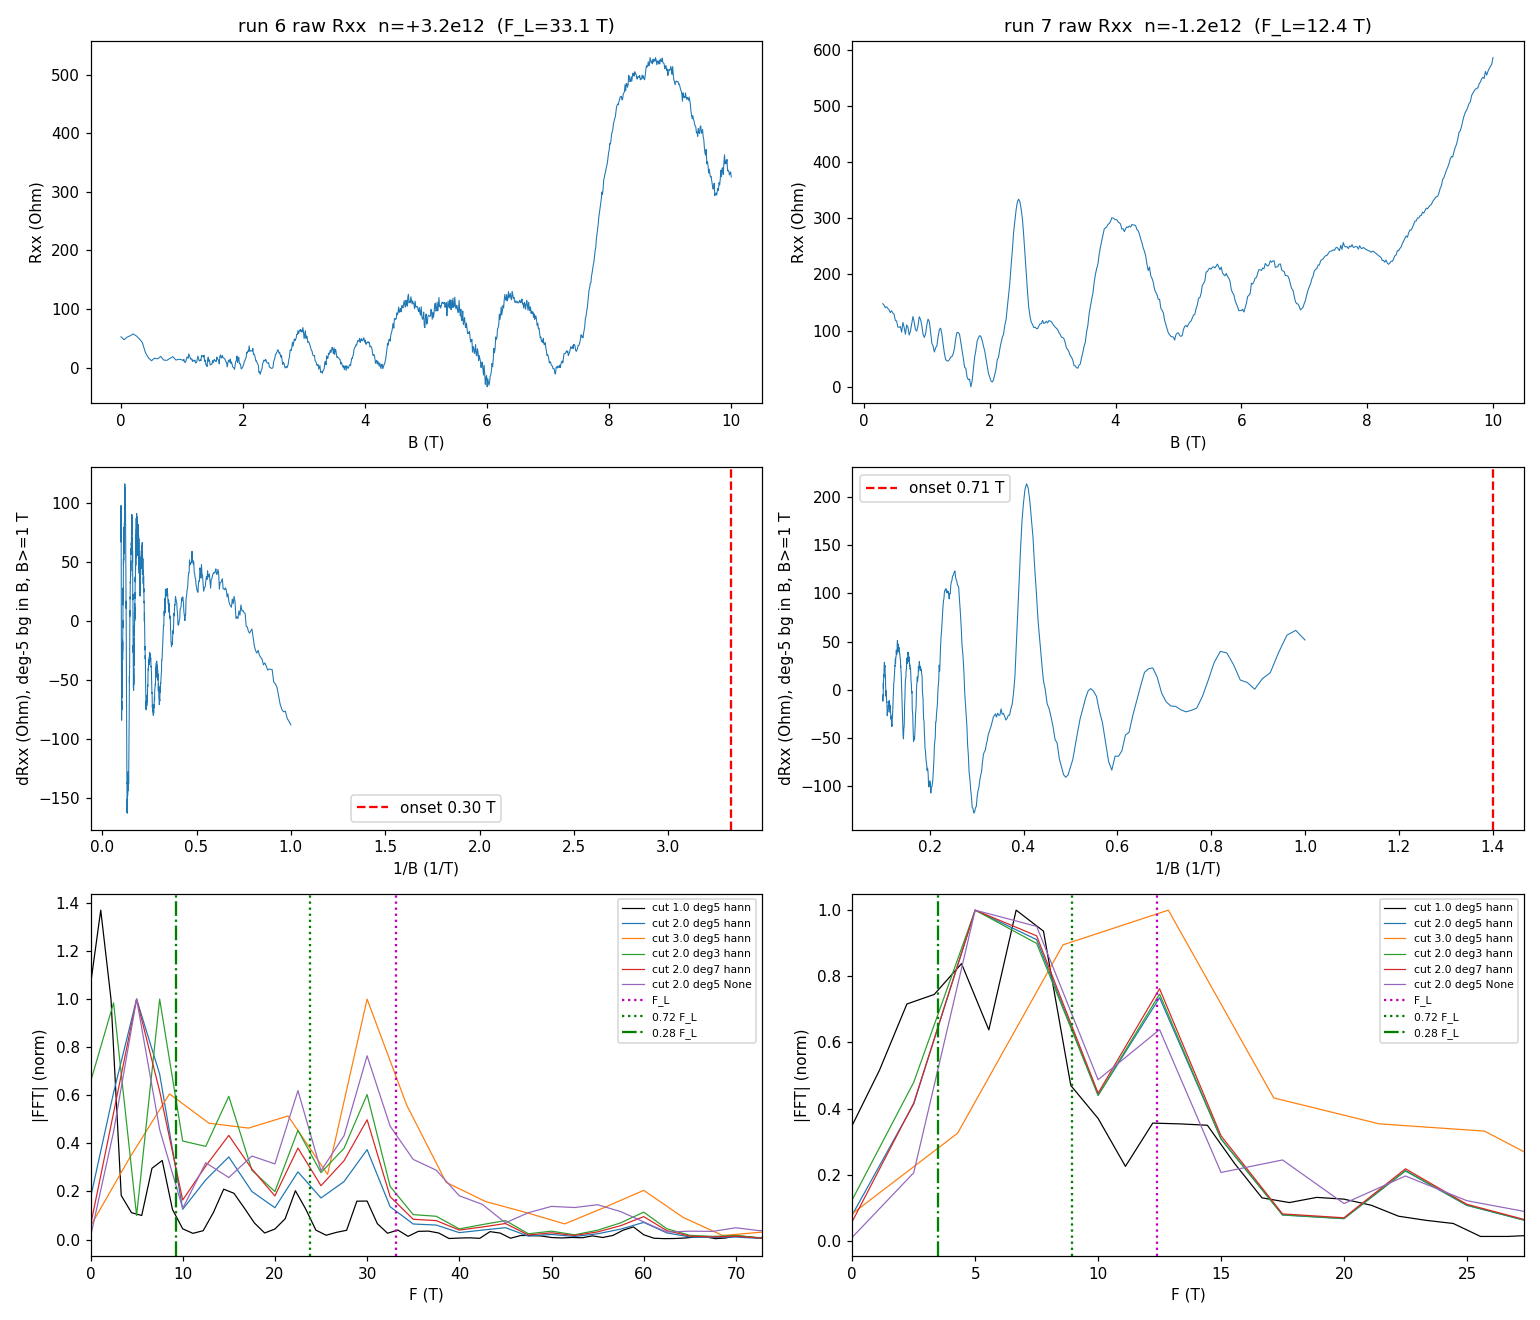

Write Python code to recreate this figure.
"""sdh-spot-check read on runs 6 (electron, n=+3.2e12) and 7 (hole, n=-1.2e12): raw R(B), onset, FFT, model overlay."""
import sys, json, warnings
import numpy as np
import matplotlib
matplotlib.use("Agg")
import matplotlib.pyplot as plt
from pathlib import Path
from hera.analysis import open_run, sdh_onset, sdh_fft, luttinger_frequency, SdhOnsetError

sys.path.insert(0, str(Path.home() / "measurement_env/hera/models/tetralayer_fs_count"))
import fs_count_b0 as m

HERE = Path(__file__).parent
DATA = HERE.parent / "data"
I_BIAS = 1.0 / 100e6  # 1 V / 100 MOhm

def load(i):
    r = open_run(DATA / str(i))
    B = r.col("magnet_field"); I = r.col("sr0_X") / -1e6; V = r.col("sr1_X") / 1.0
    R = V / I
    o = np.argsort(B)
    return B[o], R[o], I[o], r

out = {}
fig, axes = plt.subplots(3, 2, figsize=(14, 12))
for col, (rid, n12) in enumerate([(6, 3.2), (7, -1.2)]):
    B, R, I, r = load(rid)
    FL = luttinger_frequency(abs(n12) * 1e16)
    print(f"\n===== run {rid}: n = {n12:+.2f}e12, F_L = {FL:.1f} T; R range {R.min():.1f}..{R.max():.1f} Ohm; I {I.min()*1e9:.2f}..{I.max()*1e9:.2f} nA =====")
    # model
    try:
        EF, orbs = m.abab_fs(n12 * 1e16)
        ms = m.abab_mstar(n12 * 1e16)
        print("  model ABAB orbits (F [T], m*/me):", [(round(F, 2), round(mm, 3)) for (F, _), (_, mm) in zip(orbs, ms)])
    except Exception as e:
        print("  ABAB model:", e)
    try:
        EF, topo, ncomp, nfreq, Ft = m.abca_fs(n12 * 1e16)
        Ft2, mm = m.abca_mstar(n12 * 1e16)
        print(f"  model ABCA: topo {topo}, ncomp {ncomp}, F_total {Ft:.2f} T, m* {mm:.3f}")
    except Exception as e:
        print("  ABCA model:", e)
    # raw
    ax = axes[0, col]; ax.plot(B, R, lw=0.7); ax.set_title(f"run {rid} raw Rxx  n={n12:+.1f}e12  (F_L={FL:.1f} T)"); ax.set_xlabel("B (T)"); ax.set_ylabel("Rxx (Ohm)")
    # onset
    rfs = 50e-6 / I_BIAS
    try:
        with warnings.catch_warnings(record=True) as w:
            warnings.simplefilter("always")
            on = sdh_onset(R, B, r_full_scale=rfs)
            for ww in w: print("  warn:", ww.message)
        print(on.summary())
        out[rid] = dict(onset_b=float(on.onset_b), onset_freq=float(on.onset_freq), clip_high_b=float(on.clip_high_b),
                        tones=[dict(freq=float(t.freq), onset_b=float(t.onset_b), censored=t.censored, marginal=t.marginal,
                                    harmonic_of=t.harmonic_of, n_periods=float(t.n_periods)) for t in on.tones])
        onset_b = on.onset_b
    except SdhOnsetError as e:
        print("  SdhOnsetError:", e); out[rid] = dict(error=str(e)); onset_b = None
    # background-subtracted trace (deg 5 in B) above 1 T
    sel = B >= 1.0
    p = np.polyfit(B[sel], R[sel], 5); dR = R[sel] - np.polyval(p, B[sel])
    ax = axes[1, col]; ax.plot(1 / B[sel], dR, lw=0.7); ax.set_xlabel("1/B (1/T)"); ax.set_ylabel("dRxx (Ohm), deg-5 bg in B, B>=1 T")
    if onset_b: ax.axvline(1 / onset_b, color="r", ls="--", label=f"onset {onset_b:.2f} T"); ax.legend()
    # FFT stability sweep
    ax = axes[2, col]
    Bmax = B.max()
    for cut, deg, win, c in [(max(1.0, onset_b or 1.0), 5, "hann", "k"), (2.0, 5, "hann", "C0"), (3.0, 5, "hann", "C1"), (2.0, 3, "hann", "C2"), (2.0, 7, "hann", "C3"), (2.0, 5, None, "C4")]:
        if cut >= Bmax - 1: continue
        f, s = sdh_fft(R[:, None], B, b_range=(cut, Bmax), bg_degree=deg, window=win, log=False, nfft=4096)
        s = s[0]; mfreq = f < 3 * FL
        ax.plot(f[mfreq], s[mfreq] / s[mfreq][f[mfreq] > 2].max(), lw=0.8, color=c, label=f"cut {cut:.1f} deg{deg} {win}")
        if deg == 5 and win == "hann":
            fm = f[mfreq]; sm = s[mfreq]
            from scipy.signal import find_peaks
            pk, pr = find_peaks(sm, prominence=0.1 * sm[fm > 2].max())
            pk = [q for q in pk if fm[q] > 2]
            print(f"  FFT cut {cut:.1f} T deg{deg}: dF = {1/(1/cut - 1/Bmax):.2f} T; peaks (T, rel amp): " +
                  ", ".join(f"{fm[q]:.1f} ({sm[q]/sm[pk].max():.2f})" for q in sorted(pk, key=lambda q: -sm[q])[:8]))
    ax.axvline(FL, color="m", ls=":", label="F_L"); ax.axvline(0.72 * FL, color="g", ls=":", label="0.72 F_L"); ax.axvline(0.28 * FL, color="g", ls="-.", label="0.28 F_L")
    ax.set_xlabel("F (T)"); ax.set_ylabel("|FFT| (norm)"); ax.set_xlim(0, 2.2 * FL); ax.legend(fontsize=7)
fig.tight_layout(); fig.savefig(HERE / "spot_read.png", dpi=110)
json.dump(out, open(HERE / "spot_read.json", "w"), indent=1, default=str)

# model F(n) table over the candidate fan windows
print("\n===== model F(n) table (T) =====")
print(f"{'n(e12)':>8} {'F_L':>6} | ABAB orbits (F, m*) | ABCA F, m*")
for n12 in [-1.27, -1.0, -0.8, -0.6, 1.0, 1.5, 2.0, 2.5, 3.0, 3.27]:
    FL = luttinger_frequency(abs(n12) * 1e16)
    try:
        _, orbs = m.abab_fs(n12 * 1e16); ms = m.abab_mstar(n12 * 1e16)
        ab = " ".join(f"{F:5.1f}({mm:.3f})" for (F, _), (_, mm) in zip(orbs, ms))
    except Exception as e: ab = f"err {e}"
    try:
        *_, Ft = m.abca_fs(n12 * 1e16); _, mm = m.abca_mstar(n12 * 1e16); ac = f"{Ft:5.1f}({mm:.3f})"
    except Exception as e: ac = f"err {str(e)[:40]}"
    print(f"{n12:+8.2f} {FL:6.1f} | {ab} | {ac}")
